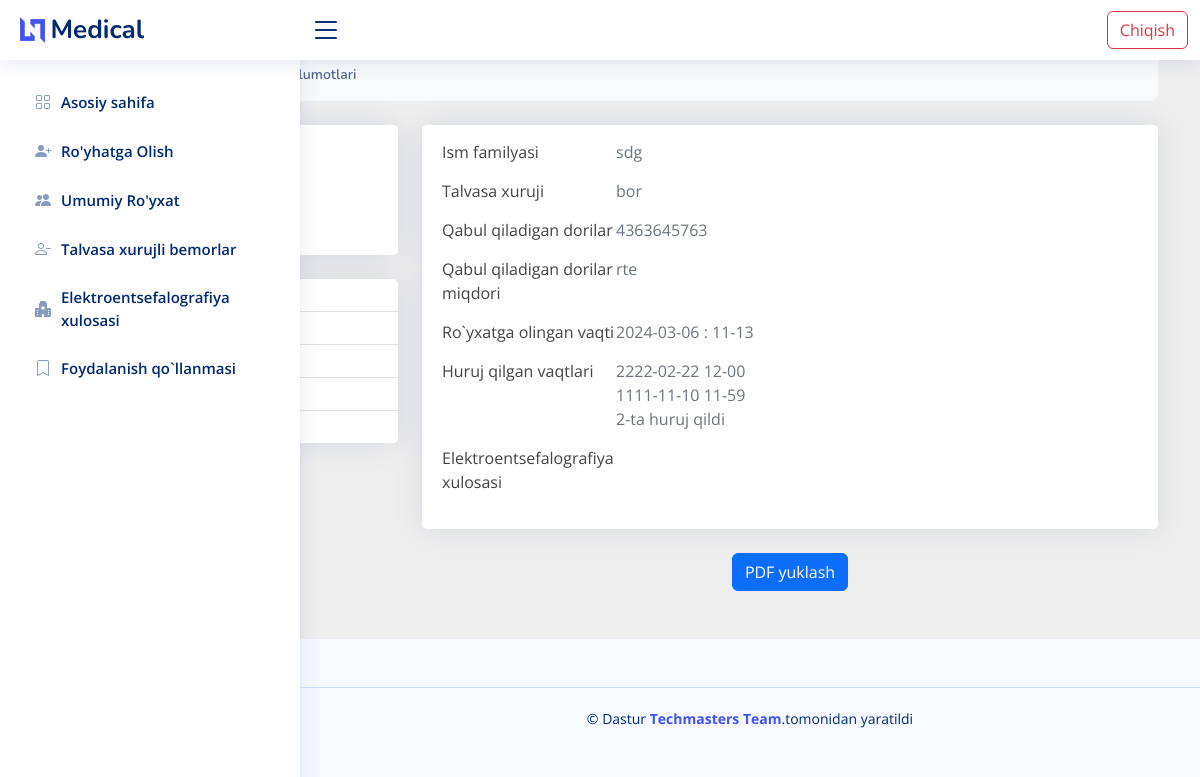
The app's page /detail/2334/ with its own data.
### chat/models.py (models this page shows)
class Sick(models.Model):
    username = models.CharField( max_length=400)
    age = models.IntegerField(default=0)
    is_xuruj = models.BooleanField(default=False)
    user = models.ForeignKey(User, on_delete=models.CASCADE)
    date_times = models.DateTimeField(auto_now_add=True)
    dori_name = models.CharField( max_length=400)
    dori_miqdor = models.CharField( max_length=400)
    def __str__(self):
        return self.username

class Hurujs(models.Model):
    date_times = models.DateTimeField()
    person = models.ForeignKey(Sick, on_delete=models.CASCADE,related_name='persons' )

### chat/views.py (the view)
# urls.py: path("detail/<int:id>/", detail ,name='detail'),
def detail(request,id):
    sick = Sick.objects.get(id=id)
    return render(request ,'mein/sick-detail.html',{'sick':sick})

### template/mein/sick-detail.html (shortened to what this page needs)
<!DOCTYPE html>
<html lang="en">
<head>
  <link rel="stylesheet" href="https://cdnjs.cloudflare.com/ajax/libs/font-awesome/6.2.1/css/all.min.css" />
  <link href="/static/assets/vendor/bootstrap/css/bootstrap.min.css" rel="stylesheet">
  <link href="/static/assets/vendor/bootstrap-icons/bootstrap-icons.css" rel="stylesheet">
  <link href="/static/assets/vendor/boxicons/css/boxicons.min.css" rel="stylesheet">
  <link href="/static/assets/vendor/quill/quill.snow.css" rel="stylesheet">
  <link href="/static/assets/vendor/quill/quill.bubble.css" rel="stylesheet">
  <link href="/static/assets/vendor/remixicon/remixicon.css" rel="stylesheet">
  <link href="/static/assets/vendor/simple-datatables/style.css" rel="stylesheet">
  <link href="/static/assets/css/style.css" rel="stylesheet">
</head>
<body>
  <header id="header" class="header fixed-top d-flex align-items-center">
    <div class="d-flex align-items-center justify-content-between">
      <a href="/" class="logo d-flex align-items-center">
        <img src="/static/assets/img/logo.png" alt="">
        <span class="d-none d-lg-block">Medical</span>
      </a>
      <i class="bi bi-list toggle-sidebar-btn"></i>
    </div>
    <div class="container">
      <div class="row" style="float: right;">
        <div class="col">
          <form action="" method="post">
            <a type="button" class="btn btn-outline-danger" href="#">Chiqish</a>
        </form>
        </div>
      </div>
    </div>
  </header>
  <aside id="sidebar" class="sidebar">
    <ul class="sidebar-nav" id="sidebar-nav">
      <li class="nav-item">
        <a class="nav-link collapsed " href="{% url 'home' %}">
          <i class="bi bi-grid"></i>
          <span>Asosiy sahifa </span>
        </a>
      </li>
      <li class="nav-item">
        <a class="nav-link collapsed" href="{% url 'register' %}">
          <i class="bi bi-person-plus-fill"></i>
          <span>Ro'yhatga Olish </span>
        </a>
      </li>
      <li class="nav-item">
        <a class="nav-link collapsed" href="{% url 'tables_all' %}">
          <i class="bi bi-people-fill"></i>
          <span>Umumiy Ro'yxat</span>
        </a>
      </li>
      <li class="nav-item">
        <a class="nav-link collapsed" href="{% url 'comingtype' %}">
          <i class="bi bi-person-dash"></i>
          <span>Talvasa xurujli bemorlar</span>
        </a>
      </li>
       <li class="nav-item">
        <a class="nav-link collapsed" href="{% url 'xulosa' %}">
          <i class="bi bi-hospital-fill"></i>
          <span>Elektroentsefalografiya xulosasi</span>
        </a>
      </li>
     <li class="nav-item">
        <a class="nav-link collapsed" href="{% url 'faq' %}">
          <i class="bi bi-bookmark"></i>
          <span>Foydalanish qo`llanmasi</span>
        </a>
      </li>
        </ul>
  </aside>
<section style="background-color: #eee;">
  <div class="container py-5">
    <div class="row">
      <div class="col">
        <nav aria-label="breadcrumb" class="bg-light rounded-3 p-3 mb-4">
          <ol class="breadcrumb mb-0">
            <li class="breadcrumb-item"><a href="/">Asosiy menyu</a></li>
            <li class="breadcrumb-item"><a href="/">Bemor</a></li>
            <li class="breadcrumb-item active" aria-current="page">Bemor ma'lumotlari</li>
          </ol>
        </nav>
      </div>
    </div>
    <div class="row">
      <div class="col-lg-4">
        <div class="card mb-4">
          <div class="card-body text-center">
            <h5 class="my-3">{{sick}}</h5>
            <p class="text-muted mb-1">Talvasa xuruji
</p>
          </div>
        </div>
        <div class="card mb-4 mb-lg-0">
          <div class="card-body p-0">
            <ul class="list-group list-group-flush rounded-3">
            </ul>
          </div>
        </div>
      </div>
      <div class="col-lg-8">
        <div class="card mb-4">
          <div id="content" class="card-body">
            <div style="display: flex ; align-items: start; margin: 15px 0; ">
              <div class="col-sm-3">
                <p class="mb-0">Ism familyasi</p>
              </div>
              <div class="col-sm-9">
                <p class="text-muted mb-0">{{sick}}</p>
              </div>
            </div>
            <div style="display: flex ; align-items: start; margin: 15px 0; ">
              <div class="col-sm-3">
                <p class="mb-0">Talvasa xuruji</p>
              </div>
              <div class="col-sm-9">
                <p class="text-muted mb-0">
                  {% if sick.is_xuruj %}
                    bor
                  {% else %}
                  yoq
                  {% endif %}
                </p>
              </div>
            </div>
            <div style="display: flex ; align-items: start; margin: 15px 0; ">
              <div class="col-sm-3">
                <p class="mb-0">Qabul qiladigan dorilar</p>
              </div>
              <div class="col-sm-9">
                <p class="text-muted mb-0">{{sick.dori_name}}</p>
              </div>
            </div>
            <div style="display: flex ; align-items: start; margin: 15px 0; ">
              <div class="col-sm-3">
                <p class="mb-0">Qabul qiladigan dorilar miqdori</p>
              </div>
              <div class="col-sm-9">
                <p class="text-muted mb-0">{{sick.dori_miqdor}}</p>
              </div>
            </div>
            <div style="display: flex ; align-items: start; margin: 15px 0; ">
              <div class="col-sm-3">
                <p class="mb-0">Ro`yxatga olingan vaqti</p>
              </div>
              <div class="col-sm-9">
                <p class="text-muted mb-0">{{sick.date_times|date:'Y-m-d'}} : {{sick.date_times|time:'h-i'}}</p>
              </div>
            </div>
          <div style="display: flex ; align-items: start; margin: 15px 0; ">
              <div class="col-sm-3">
                <p class="mb-0">Huruj qilgan vaqtlari</p>
              </div>
              <div class="col-sm-9">
                <p class="text-muted mb-0">
                  {% for i in sick.persons.all %}
                  {{i.date_times|date:'Y-m-d'}}  {{i.date_times|time:'h-i'}} <br>
                  {% endfor %}
                  {{sick.persons.all|length}}-ta huruj qildi
                </p>
              </div>
            </div>
            <div style="display: flex ; align-items: start; margin: 15px 0; ">
              <div class="col-sm-3">
                <p class="mb-0">Elektroentsefalografiya xulosasi</p>
              </div>
            </div>
          </div>
        </div>
        <center>
          <button id="submit" class="btn btn-primary">PDF yuklash</button>
        </center>
        </div>
      </div>
    </div>
</section>
  <footer id="footer" class="footer mt-5">
    <div class="copyright">
      &copy; Dastur <strong><span><a href="https://www.instagram.com/j.torajonov"> Techmasters Team</a></span></strong>.tomonidan yaratildi
    </div>
  </footer>

### static/assets/css/style.css (style rules this page uses)
:root { scroll-behavior: smooth; }
body { font-family: "Open Sans", sans-serif; background: #f6f9ff; color: #444444; }
a { color: #4154f1; text-decoration: none; }
h1, h2, h3, h4, h5, h6 { font-family: "Nunito", sans-serif; }
.card { margin-bottom: 30px; border: none; border-radius: 5px; box-shadow: 0px 0 30px rgba(1, 41, 112, 0.1); }
.card-body { padding: 0 20px 20px 20px; }
.breadcrumb { font-size: 14px; font-family: "Nunito", sans-serif; color: #899bbd; font-weight: 600; }
.breadcrumb a { color: #899bbd; transition: 0.3s; }
.breadcrumb .breadcrumb-item::before { color: #899bbd; }
.breadcrumb .active { color: #51678f; font-weight: 600; }
.logo { line-height: 1; }
@media (min-width: 1200px) { .logo { width: 280px; } }
.logo img { max-height: 26px; margin-right: 6px; }
.logo span { font-size: 26px; font-weight: 700; color: #012970; font-family: "Nunito", sans-serif; }
.header { transition: all 0.5s; z-index: 997; height: 60px; box-shadow: 0px 2px 20px rgba(1, 41, 112, 0.1); background-color: #fff; padding-left: 20px; }
.header .toggle-sidebar-btn { font-size: 32px; padding-left: 10px; cursor: pointer; color: #012970; }
.sidebar { position: fixed; top: 60px; left: 0; bottom: 0; width: 300px; z-index: 996; transition: all 0.3s; padding: 20px; overflow-y: auto; scrollbar-width: thin; scrollbar-color: #aab7cf transparent; box-shadow: 0px 0px 20px rgba(1, 41, 112, 0.1); background-color: #fff; }
@media (min-width: 1200px) { #main, #footer { margin-left: 300px; } }
.sidebar-nav { padding: 0; margin: 0; list-style: none; }
.sidebar-nav li { padding: 0; margin: 0; list-style: none; }
.sidebar-nav .nav-item { margin-bottom: 5px; }
.sidebar-nav .nav-link { display: flex; align-items: center; font-size: 15px; font-weight: 600; color: #4154f1; transition: 0.3; background: #f6f9ff; padding: 10px 15px; border-radius: 4px; }
.sidebar-nav .nav-link i { font-size: 16px; margin-right: 10px; color: #4154f1; }
.sidebar-nav .nav-link.collapsed { color: #012970; background: #fff; }
.sidebar-nav .nav-link.collapsed i { color: #899bbd; }
.footer { padding: 20px 0; font-size: 14px; transition: all 0.3s; border-top: 1px solid #cddfff; }
.footer .copyright { text-align: center; color: #012970; }

### records on screen
Sick: username "sdg", dori_name "4363645763", dori_miqdor "rte", date_times "2024-03-06", date_times "11-13", persons.all|length "2"
Hurujs: date_times "2222-02-22", date_times "12-00"
Hurujs: date_times "1111-11-10", date_times "11-59"
